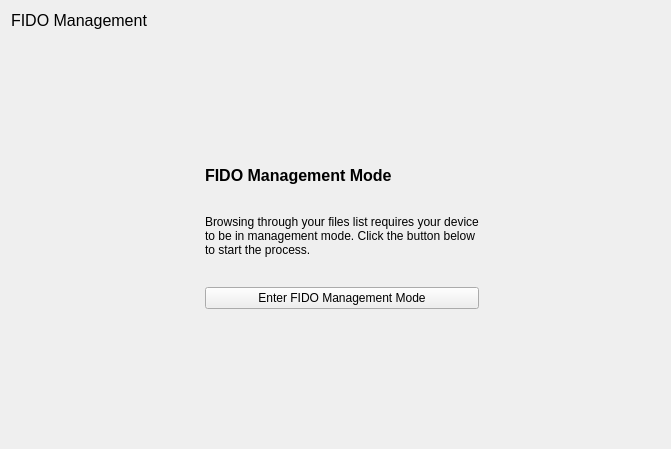
<?xml version="1.0" encoding="UTF-8"?>
<ui version="4.0">
 <class>FidoManagement</class>
 <widget class="QWidget" name="FidoManagement">
  <property name="geometry">
   <rect>
    <x>0</x>
    <y>0</y>
    <width>671</width>
    <height>449</height>
   </rect>
  </property>
  <property name="windowTitle">
   <string>Form</string>
  </property>
  <layout class="QVBoxLayout" name="verticalLayout">
   <item>
    <widget class="QLabel" name="label">
     <property name="font">
      <font>
       <pointsize>12</pointsize>
      </font>
     </property>
     <property name="text">
      <string>FIDO Management</string>
     </property>
    </widget>
   </item>
   <item>
    <widget class="QStackedWidget" name="stackedWidget">
     <property name="currentIndex">
      <number>0</number>
     </property>
     <widget class="QWidget" name="pageLocked">
      <layout class="QVBoxLayout" name="verticalLayout_3">
       <item>
        <layout class="QHBoxLayout" name="horizontalLayout_2">
         <item>
          <spacer name="horizontalSpacer_2">
           <property name="orientation">
            <enum>Qt::Horizontal</enum>
           </property>
           <property name="sizeHint" stdset="0">
            <size>
             <width>40</width>
             <height>20</height>
            </size>
           </property>
          </spacer>
         </item>
         <item>
          <widget class="QLabel" name="label_img">
           <property name="text">
            <string/>
           </property>
           <property name="pixmap">
            <pixmap resource="../img/images.qrc">:/management-mode.png</pixmap>
           </property>
          </widget>
         </item>
         <item>
          <layout class="QVBoxLayout" name="verticalLayout_2">
           <property name="spacing">
            <number>30</number>
           </property>
           <property name="leftMargin">
            <number>40</number>
           </property>
           <property name="rightMargin">
            <number>40</number>
           </property>
           <item>
            <spacer name="verticalSpacer">
             <property name="orientation">
              <enum>Qt::Vertical</enum>
             </property>
             <property name="sizeHint" stdset="0">
              <size>
               <width>20</width>
               <height>40</height>
              </size>
             </property>
            </spacer>
           </item>
           <item>
            <widget class="QLabel" name="label_2">
             <property name="font">
              <font>
               <pointsize>12</pointsize>
               <weight>75</weight>
               <bold>true</bold>
              </font>
             </property>
             <property name="text">
              <string>FIDO Management Mode</string>
             </property>
            </widget>
           </item>
           <item>
            <widget class="QLabel" name="label_3">
             <property name="text">
              <string>Browsing through your files list requires your device to be in management mode. Click the button below to start the process.</string>
             </property>
             <property name="wordWrap">
              <bool>true</bool>
             </property>
            </widget>
           </item>
           <item>
            <layout class="QHBoxLayout" name="horizontalLayout">
             <item>
              <widget class="QPushButton" name="pushButtonEnterFido">
               <property name="maximumSize">
                <size>
                 <width>300</width>
                 <height>38</height>
                </size>
               </property>
               <property name="text">
                <string>Enter FIDO Management Mode</string>
               </property>
              </widget>
             </item>
            </layout>
           </item>
           <item>
            <spacer name="verticalSpacer_2">
             <property name="orientation">
              <enum>Qt::Vertical</enum>
             </property>
             <property name="sizeHint" stdset="0">
              <size>
               <width>20</width>
               <height>40</height>
              </size>
             </property>
            </spacer>
           </item>
          </layout>
         </item>
         <item>
          <spacer name="horizontalSpacer">
           <property name="orientation">
            <enum>Qt::Horizontal</enum>
           </property>
           <property name="sizeHint" stdset="0">
            <size>
             <width>40</width>
             <height>20</height>
            </size>
           </property>
          </spacer>
         </item>
        </layout>
       </item>
      </layout>
     </widget>
     <widget class="QWidget" name="pageUnlocked">
      <layout class="QVBoxLayout" name="verticalLayout_5">
       <item>
        <layout class="QVBoxLayout" name="verticalLayout_4">
         <item>
          <widget class="QListView" name="listView"/>
         </item>
         <item>
          <layout class="QHBoxLayout" name="horizontalLayout_3">
           <item>
            <spacer name="horizontalSpacer_3">
             <property name="orientation">
              <enum>Qt::Horizontal</enum>
             </property>
             <property name="sizeHint" stdset="0">
              <size>
               <width>40</width>
               <height>20</height>
              </size>
             </property>
            </spacer>
           </item>
           <item>
            <widget class="QPushButton" name="pushButton">
             <property name="text">
              <string>PushButton</string>
             </property>
            </widget>
           </item>
           <item>
            <widget class="QPushButton" name="pushButton_2">
             <property name="text">
              <string>PushButton</string>
             </property>
            </widget>
           </item>
          </layout>
         </item>
         <item>
          <layout class="QHBoxLayout" name="horizontalLayout_4">
           <property name="spacing">
            <number>35</number>
           </property>
           <property name="leftMargin">
            <number>20</number>
           </property>
           <item>
            <spacer name="horizontalSpacer_4">
             <property name="orientation">
              <enum>Qt::Horizontal</enum>
             </property>
             <property name="sizeHint" stdset="0">
              <size>
               <width>40</width>
               <height>20</height>
              </size>
             </property>
            </spacer>
           </item>
           <item>
            <widget class="QPushButton" name="pushButtonDiscard">
             <property name="sizePolicy">
              <sizepolicy hsizetype="Minimum" vsizetype="Preferred">
               <horstretch>0</horstretch>
               <verstretch>0</verstretch>
              </sizepolicy>
             </property>
             <property name="minimumSize">
              <size>
               <width>158</width>
               <height>0</height>
              </size>
             </property>
             <property name="text">
              <string>Discard deletions</string>
             </property>
            </widget>
           </item>
           <item>
            <widget class="QPushButton" name="pushButtonSaveExitFidoMMM">
             <property name="minimumSize">
              <size>
               <width>200</width>
               <height>0</height>
              </size>
             </property>
             <property name="text">
              <string>Save &amp;&amp; Quit</string>
             </property>
            </widget>
           </item>
           <item>
            <spacer name="horizontalSpacer_5">
             <property name="orientation">
              <enum>Qt::Horizontal</enum>
             </property>
             <property name="sizeHint" stdset="0">
              <size>
               <width>40</width>
               <height>20</height>
              </size>
             </property>
            </spacer>
           </item>
          </layout>
         </item>
        </layout>
       </item>
      </layout>
     </widget>
    </widget>
   </item>
  </layout>
 </widget>
 <resources>
  <include location="../img/images.qrc"/>
  <include location="../img/images.qrc"/>
  <include location="../img/images.qrc"/>
 </resources>
 <connections/>
</ui>
